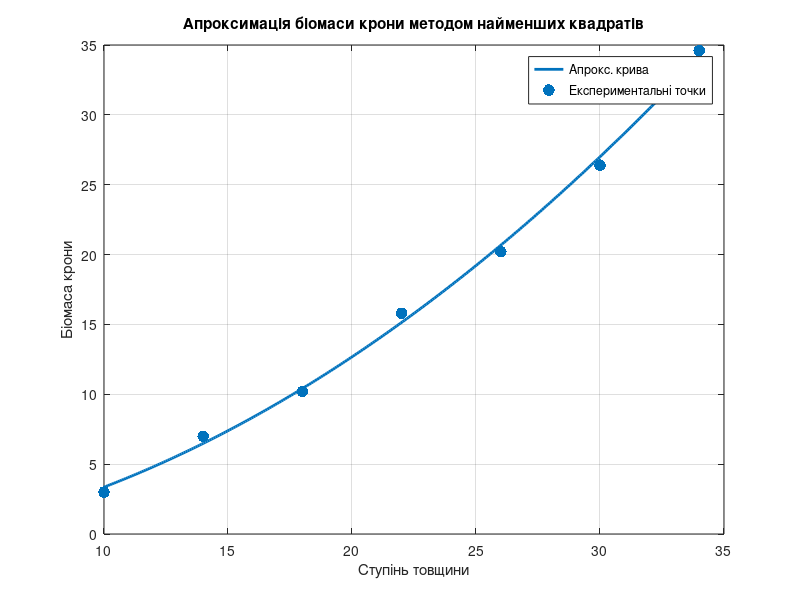

The MATLAB script that drew this image:
clear; clc; close all;

x = [10 14 18 22 26 30 34];
y = [3.0 7.0 10.2 15.8 20.2 26.4 34.6];

X = [x.^2' x' ones(length(x),1)];
B = X \ y';

a = B(1);
b = B(2);
c = B(3);

fprintf("Модель: y = %.4f*x^2 + %.4f*x + %.4f\n", a,b,c);

xx = linspace(min(x), max(x), 300);
yy = a*xx.^2 + b*xx + c;

plot(xx, yy, 'LineWidth',2); hold on;
scatter(x, y, 70,'filled','r');
grid on;
title('Апроксимація біомаси крони методом найменших квадратів');
xlabel('Ступінь товщини');
ylabel('Біомаса крони');
legend('Апрокс. крива','Експериментальні точки');
